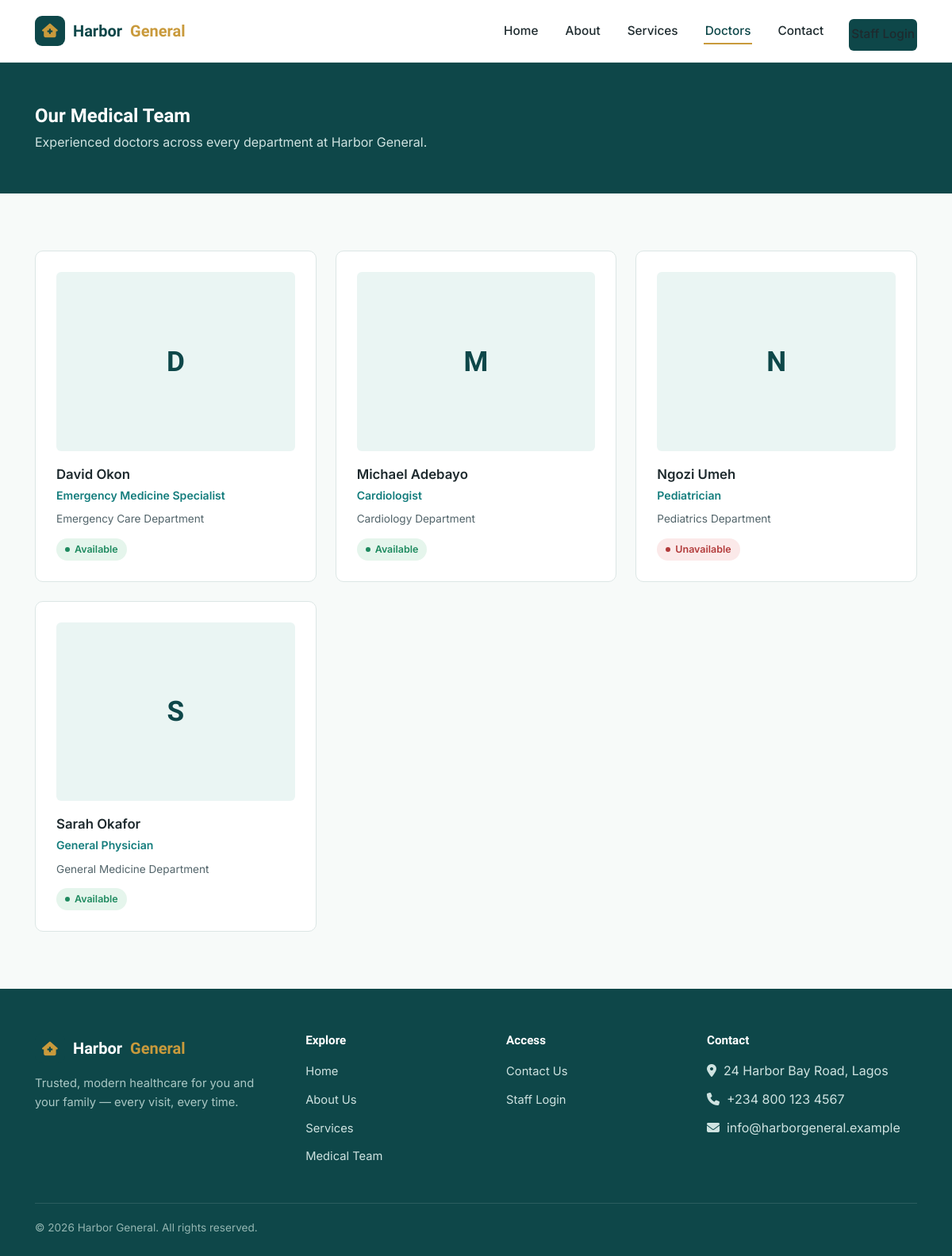
The app's page /doctors.php with its own data.
### tables this page shows
CREATE TABLE doctors (
    id INT AUTO_INCREMENT PRIMARY KEY,
    full_name VARCHAR(100) NOT NULL,
    specialty VARCHAR(100) NOT NULL,
    department VARCHAR(100) NOT NULL,
    phone VARCHAR(30) NOT NULL,
    email VARCHAR(100) NULL,
    status ENUM('Available','Unavailable') NOT NULL DEFAULT 'Available',
    created_at TIMESTAMP DEFAULT CURRENT_TIMESTAMP
);

### doctors.php (the view, shortened to what this page needs)
<?php
require_once 'includes/db.php';
$doctors = [];
$dbError = false;
try {
    $stmt = $pdo->query("SELECT full_name, specialty, department, status FROM doctors ORDER BY full_name ASC");
    $doctors = $stmt->fetchAll();
} catch (Exception $e) {
    $dbError = true;
}
require_once 'includes/header.php';
?>
<section class="page-banner">
  <div class="container">
    <h1>Our Medical Team</h1>
    <p>Experienced doctors across every department at Harbor General.</p>
  </div>
</section>
<section class="section">
  <div class="container">
    <?php if ($dbError): ?>
      <div class="alert alert-error">Doctor information is temporarily unavailable. Please make sure the database is set up correctly.</div>
    <?php else: ?>
      <div class="grid grid-3">
        <?php foreach ($doctors as $doc): ?>
          <div class="card doctor-card">
            <div class="doctor-photo"><?= htmlspecialchars(strtoupper(substr($doc['full_name'], 0, 1))) ?></div>
            <div class="doctor-name" style="font-weight:600;"><?= htmlspecialchars($doc['full_name']) ?></div>
            <div class="doctor-specialty"><?= htmlspecialchars($doc['specialty']) ?></div>
            <div class="doctor-meta"><?= htmlspecialchars($doc['department']) ?> Department</div>
            <?php $status = $doc['status'] ?? 'Available'; ?>
            <span class="badge <?= $status === 'Available' ? 'badge-available' : 'badge-unavailable' ?>"><?= htmlspecialchars($status) ?></span>
          </div>
        <?php endforeach; ?>
      </div>
    <?php endif; ?>
  </div>
</section>
<?php require_once 'includes/footer.php'; ?>

### css/style.css (style rules this page uses)
:root { --hg-primary-dark: #0E4749; --hg-primary: #147D7D; --hg-primary-light: #EAF5F3; --hg-accent: #C99A3C; --hg-accent-dark: #A87D2A; --hg-ink: #1E2A2E; --hg-ink-soft: #52646A; --hg-border: #DCE6E5; --hg-white: #FFFFFF; --hg-bg: #F7FAF9; --hg-success: #1E8A5F; --hg-success-bg: #E5F5EC; --hg-warning: #B4791C; --hg-warning-bg: #FBF0DD; --hg-danger: #B23A3A; --hg-danger-bg: #FBE9E9; --hg-info: #2A6F9E; --hg-info-bg: #E7F1F8; --hg-radius-sm: 6px; --hg-radius-md: 10px; --hg-radius-lg: 16px; --hg-shadow: 0 2px 10px rgba(14, 71, 73, 0.08); --hg-shadow-md: 0 8px 24px rgba(14, 71, 73, 0.12); --hg-font-heading: 'Sora', sans-serif; --hg-font-body: 'Inter', sans-serif; }
* { box-sizing: border-box; }
html { scroll-behavior: smooth; }
body { margin: 0; font-family: var(--hg-font-body); color: var(--hg-ink); background: var(--hg-bg); line-height: 1.6; -webkit-font-smoothing: antialiased; }
h1, h2, h3, h4, h5 { font-family: var(--hg-font-heading); color: var(--hg-primary-dark); line-height: 1.25; margin: 0 0 0.5em; }
p { margin: 0 0 1em; color: var(--hg-ink-soft); }
.container { width: 100%; max-width: 1160px; margin: 0 auto; padding: 0 24px; }
.section { padding: 72px 0; }
.grid { display: grid; gap: 24px; }
.grid-3 { grid-template-columns: repeat(3, 1fr); }
.card { background: var(--hg-white); border: 1px solid var(--hg-border); border-radius: var(--hg-radius-md); padding: 26px; transition: box-shadow 0.2s ease, transform 0.2s ease; }
.doctor-card { text-align: left; }
.doctor-photo { width: 100%; aspect-ratio: 4/3; border-radius: var(--hg-radius-sm); background: var(--hg-primary-light); color: var(--hg-primary-dark); display: flex; align-items: center; justify-content: center; font-size: 2.2rem; font-family: var(--hg-font-heading); font-weight: 700; margin-bottom: 16px; }
.doctor-name { font-size: 1.05rem; margin-bottom: 2px; }
.doctor-specialty { color: var(--hg-primary); font-weight: 600; font-size: 0.88rem; margin-bottom: 8px; }
.doctor-meta { font-size: 0.85rem; color: var(--hg-ink-soft); margin-bottom: 12px; }
.badge { display: inline-flex; align-items: center; gap: 6px; font-size: 0.78rem; font-weight: 600; padding: 4px 11px; border-radius: 999px; white-space: nowrap; }
.badge::before { content: ''; width: 6px; height: 6px; border-radius: 50%; background: currentColor; }
.badge-available { background: var(--hg-success-bg); color: var(--hg-success); }
.badge-unavailable { background: var(--hg-danger-bg); color: var(--hg-danger); }
.page-banner { background: var(--hg-primary-dark); color: var(--hg-white); padding: 52px 0; }
.page-banner h1 { color: var(--hg-white); margin-bottom: 6px; }
.page-banner p { color: #CFE3E1; margin: 0; max-width: 60ch; }

### records on screen
doctors: full_name "D", full_name "David Okon", specialty "Emergency Medicine Specialist", department "Emergency Care", status "Available"
doctors: full_name "M", full_name "Michael Adebayo", specialty "Cardiologist", department "Cardiology", status "Available"
doctors: full_name "N", full_name "Ngozi Umeh", specialty "Pediatrician", department "Pediatrics", status "Unavailable"
doctors: full_name "S", full_name "Sarah Okafor", specialty "General Physician", department "General Medicine", status "Available"
